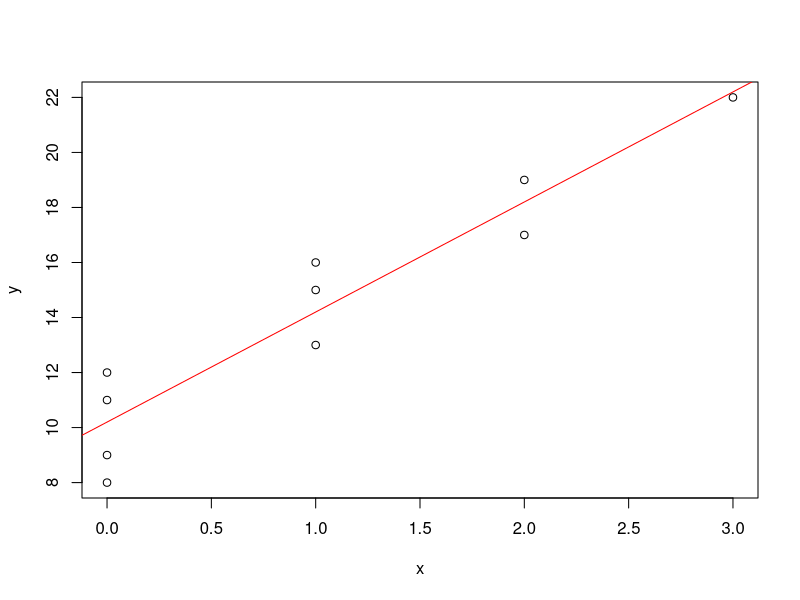

Recreate this plot in R.
## ---- chunk 1
knitr::opts_chunk$set(echo = TRUE, tidy.opts=list(width.cutoff=60),tidy=TRUE,fig.height = 4.4, fig.width = 6, fig.align = 'center')
## ---- chunk 2
suppressPackageStartupMessages(library(knitr))
suppressPackageStartupMessages(library(formatR))
suppressPackageStartupMessages(library(tidyverse))
## ---- chunk 3
#Entering the Data
x<-c(1,0,2,0,3,1,0,1,2,0)
X <- cbind(1,x)
y<-c(16,9,17,12,22,13,8,15,19,11)

#Q1a
n <- length(y)
xtxi<-solve(t(X)%*%X)
beta <- xtxi%*%t(X)%*%y
vhat <- (t(y-X%*%beta)%*%(y-X%*%beta))/(n-2)
Vbeta <- c((vhat/n)+(vhat*(mean(x)^2))/(t(x-mean(x))%*%(x-mean(x))), (vhat/(t(x-mean(x))%*%(x-mean(x)))))
SEbeta <- c(sqrt(Vbeta[1]), sqrt(Vbeta[2]))
plot(x,y)
abline(a = beta[1], b = x*beta[2], col="red")
## ---- chunk 4
#Q1b
beta[1] + 1*beta[2]
## ---- chunk 5
#Q1c
beta[1] + 2*beta[2] - beta[1] + 1*beta[2]
## ---- chunk 6
#Q1d
beta[1] + mean(x)*beta[2]
## ---- chunk 7
#Q2a
#manual confint
tv<-qt(0.975,n-2)
cilow.beta1<-beta[2]-tv*SEbeta[2]
ciupp.beta1<-beta[2]+tv*SEbeta[2]
print(paste(round(cilow.beta1,2),round(ciupp.beta1,2)))
## ---- chunk 8
#Q2b
t <- as.numeric(beta[2])/(SEbeta[2])
tvq2b <- qt(0.975,n-2)
print(paste('pvalue =', pt(t,df=n-2, lower.tail = F)*2, "t* =",round(t,2), '> t-crit =', round(tvq2b,2)))
## ---- chunk 9
#Q2c
tvq2c<-qt(0.95,n-2)
print(paste('pvalue =', pt(t,df=n-2, lower.tail = F), "t* =",round(t,2), '> t-crit =', round(tvq2c,2)))
## ---- chunk 10
#Q2d
cilow.beta0<-beta[1]-tv*SEbeta[1]
ciupp.beta0<-beta[1]+tv*SEbeta[1]
print(paste(round(cilow.beta0,2),round(ciupp.beta0,2)))
## ---- chunk 11
#Q2e
tvq2e<-qt(0.975,n-2)
tq2e <- (as.numeric(beta[1])-9)/(SEbeta[1])
print(paste('pvalue =', pt(tq2e,df=n-2, lower.tail = F), "t* =",round(tq2e,2), '< t-crit =', round(tvq2e,2)))
## ---- chunk 12
#Q3a - (2)
xnew<-data.frame(c(2,4))
ynew<-beta[1]+beta[2]*xnew[1,1]
alpha<-0.01
tv<-qt(1-(alpha/2),10-2)
varey<-vhat*((1/n)+((xnew[1,1]-mean(x)^2)/sum((x-mean(x))^2)))
cilow.ey<-ynew-tv*sqrt(varey)
ciupp.ey<-ynew+tv*sqrt(varey)
print(paste(round(cilow.ey,2),round(ciupp.ey,2)))
## ---- chunk 13
#Q3a - (4)
ynew<-beta[1]+beta[2]*xnew[2,1]
varey<-vhat*((1/n)+((xnew[2,1]-mean(x)^2)/sum((x-mean(x))^2)))
cilow.ey<-ynew-tv*sqrt(varey)
ciupp.ey<-ynew+tv*sqrt(varey)
print(paste(round(cilow.ey,2),round(ciupp.ey,2)))
## ---- chunk 14
#Q3b
xnew<-data.frame(c(2))
ynew<-beta[1]+beta[2]*xnew
alpha <- 0.01
tv<-qt(1-(alpha/(2)),10-2)
varynew<-vhat*((1/n)+((xnew-mean(x)^2)/sum((x-mean(x))^2))+1)
cilow.ey<-(ynew-tv*sqrt(varynew))
ciupp.ey<-(ynew+tv*sqrt(varynew))
print(paste(round(cilow.ey,2),round(ciupp.ey,2)))
## ---- chunk 15
#Q3c
xnew<-data.frame(c(2))
ynew<-beta[1]+beta[2]*xnew
alpha = 0.01
m <- 3 #no. of independent shipments
tv<-qt(1-(alpha/(2)),10-2)
varynew<-vhat*((1/n)+((xnew-mean(x)^2)/sum((x-mean(x))^2))+(1/m))
cilow.ey<-m*(ynew-tv*sqrt(varynew))
ciupp.ey<-m*(ynew+tv*sqrt(varynew))
print(paste(round(cilow.ey,2),round(ciupp.ey,2)))
## ---- chunk 16
#Q4a
anv_mat<-data.frame(matrix(NA, nrow = 2, ncol = 6))
names(anv_mat) <- c("", "Df", "Sum Sq", "Mean Sq", "F-Value", "Pr(>F)")
anv_mat[1,1]<-"x"
anv_mat[2,1]<-"Residuals"
anv_mat[1,2]<- 2-1
anv_mat[2,2]<- n-2
anv_mat[1,3]<- t(y - mean(y))%*%(y - mean(y)) - t(y-X%*%beta)%*%(y-X%*%beta)
anv_mat[2,3]<- t(y-X%*%beta)%*%(y-X%*%beta)
anv_mat[1,4]<- anv_mat[1,3]/anv_mat[1,2]
anv_mat[2,4]<- anv_mat[2,3]/anv_mat[2,2]
anv_mat[1,5]<- anv_mat[1,4]/anv_mat[2,4]
anv_mat[2,5]<- ""
anv_mat[1,6]<- 1-pf(as.numeric(anv_mat[1,5]), anv_mat[1,2], anv_mat[2,2])
anv_mat[2,6]<- ""
print(anv_mat)
## ---- chunk 17
#Q4b
C <- t(c(0,1))
A_one <- X%*%xtxi%*%t(C)%*%solve(C%*%xtxi%*%t(C))%*%C%*%xtxi%*%t(X)
Fstatistic <- (t(y)%*%A_one%*%y)/vhat
Fstar <- t(X%*%beta - mean(y))%*%(X%*%beta - mean(y))/vhat
Fcrit <- qf(0.95, 1, n-2)
Fpvalue <- 1-pf(Fstar, 1, n-2)
print(paste('pvalue =', Fpvalue, "F* =",round(Fstar,2), '> F-crit =', round(Fcrit,2)))
## ---- chunk 18
#Q4c
tstatistic <- beta[2]/SEbeta[2]
Tpvalue <- (1-pt(tstatistic,n-2))*2

print(paste("F-statistic:",Fpvalue, "T-statistic:",Tpvalue))
## ---- chunk 19
#Q4d
corrcoef <- cov(X[,2],y)/(sd(X[,2])*sd(y))
Detcoeff <- corrcoef^2
print(Detcoeff)
